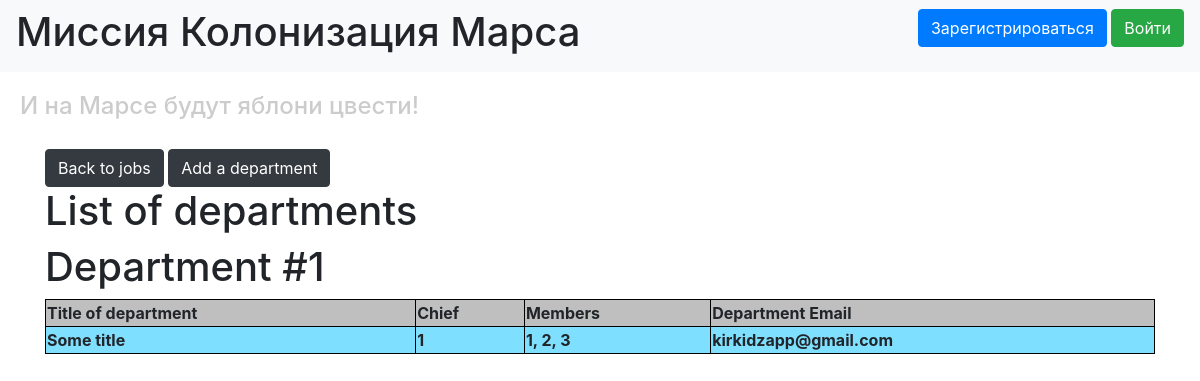
The page /departments on the database its author committed.
### data/departments.py (models this page shows)
class Department(SqlAlchemyBase):
    __tablename__ = 'departments'
    id = sqlalchemy.Column(sqlalchemy.Integer, primary_key=True, autoincrement=True)
    user = relationship('User')
    title = sqlalchemy.Column(sqlalchemy.String)
    chief = sqlalchemy.Column(sqlalchemy.Integer, sqlalchemy.ForeignKey('users.id'))
    members = sqlalchemy.Column(sqlalchemy.String)
    email = sqlalchemy.Column(sqlalchemy.String, unique=True)

### main.py (the view)
@app.route('/departments')
def departments():
    db_sess = create_session()
    db_departments = db_sess.query(Department).all()
    return render_template('departments.html', departments=db_departments,
                           captain=db_sess.query(User).filter(User.id == 1).first())

### data/db_session.py (called while the page is built)
def create_session() -> Session:
    global __factory
    return __factory()

### templates/departments.html (shortened to what this page needs)
{% extends "base.html" %}
{% block content %}
    <link rel="stylesheet" href="static/css/style.css">
    <a class="btn btn-dark" href="/">Back to jobs</a>
    <a class="btn btn-dark" href="/add_department">Add a department</a>
    <h1>List of departments</h1>
    {% for department in departments %}
        <h1>Department #{{ loop.index }}</h1>
        <table>
            <thead>
              <tr>
                  <th>Title of department</th>
                  <th>Chief</th>
                  <th>Members</th>
                  <th>Department Email</th>
              </tr>
            </thead>
            <tbody>
              <tr>
                  <th>{{ department.title }}</th>
                  <th>{{ department.chief }}</th>
                  <th>{{ department.members }}</th>
                  <th>{{ department.email }}</th>
              </tr>
            </tbody>
        </table>
    {% endfor %}
{% endblock%}

### static/css/style.css (style rules this page uses)
table, th, td { border: 1px solid black; }
table { width: 100%; }
thead { background-color: rgb(128, 128, 128, 0.5); }
tbody { background-color: rgb(0, 191, 255, 0.5); }

### rows shown on the page
Department: title "Some title", chief "1", members "1, 2, 3", email "kirkidzapp@gmail.com"
